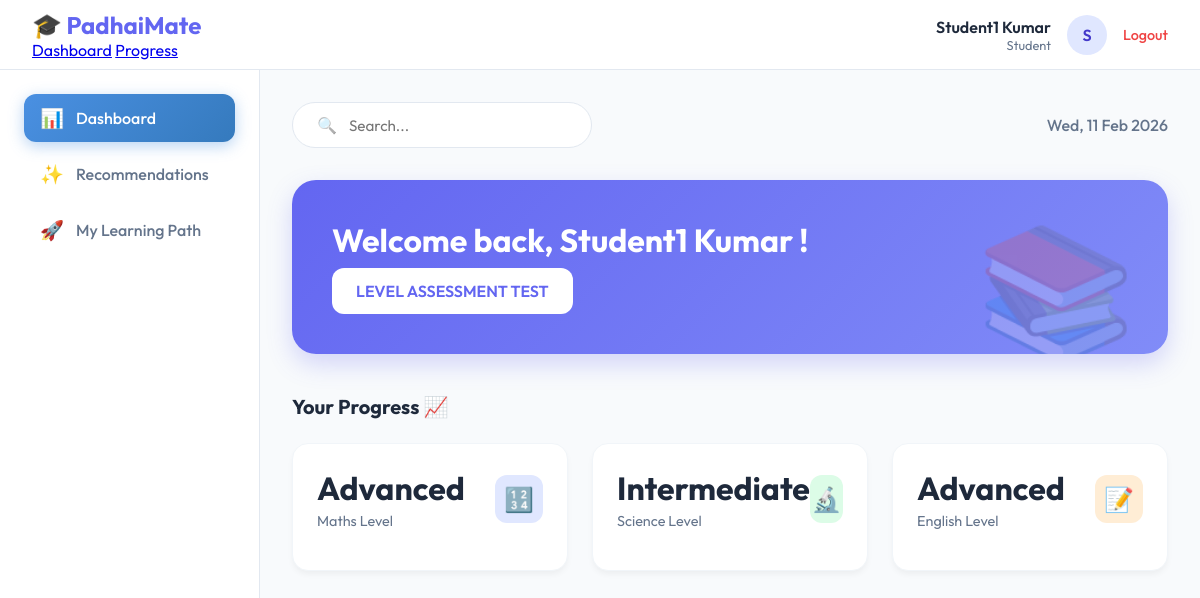
The page /account/student/student-dashboard (signed in) on the database as committed earlier.
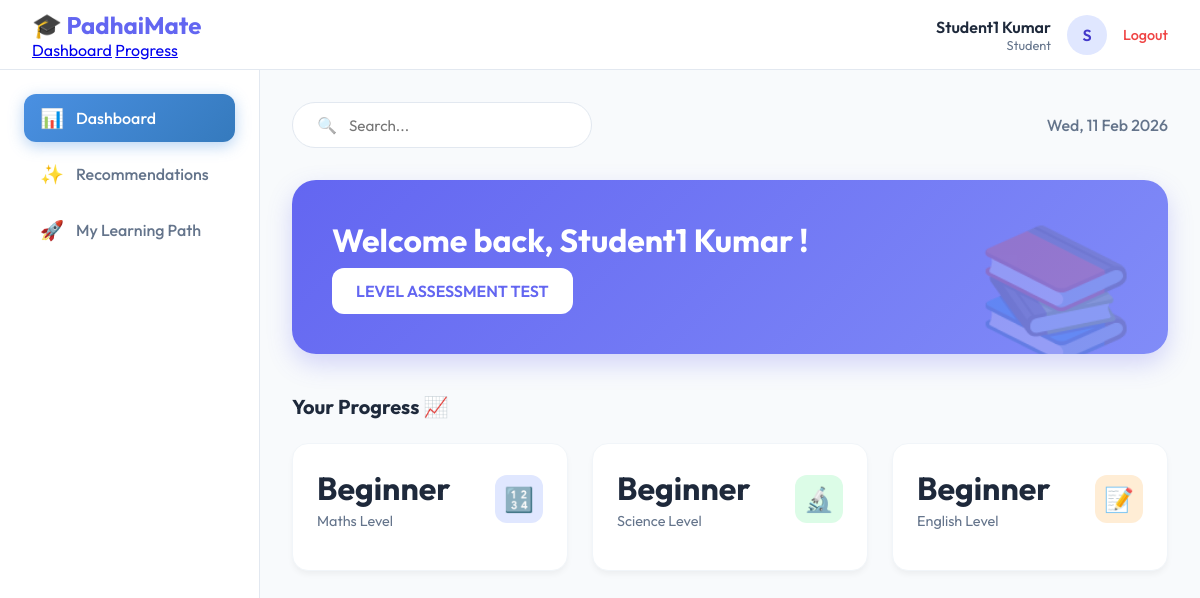
The same page on the database as committed later.
### student/models.py (models this page shows, shortened)
class StudentProfile(models.Model):
    user = models.OneToOneField(
        User,
        on_delete=models.CASCADE,
        related_name="student_profile"
    )
    student_class = models.IntegerField(choices=CLASS_CHOICES)
    maths_level = models.CharField(
        max_length=20,
        choices=[
            ("Beginner", "Beginner"),
            ("Intermediate", "Intermediate"),
            ("Advanced", "Advanced"),
        ],
        default="Beginner"
    )
    science_level = models.CharField(
        max_length=20,
        choices=[
            ("Beginner", "Beginner"),
            ("Intermediate", "Intermediate"),
            ("Advanced", "Advanced"),
        ],
        default="Beginner"
    )
    english_level = models.CharField(
        max_length=20,
        choices=[
            ("Beginner", "Beginner"),
            ("Intermediate", "Intermediate"),
            ("Advanced", "Advanced"),
        ],
        default="Beginner"
    )

### student/views.py (the view)
# urls.py: path('student-dashboard', views.dashboard, name='student-dashboard'),
@login_required
def dashboard(request):
    if request.session.get("clear_answers"):
        request.session.pop("answers", None)
        request.session.pop("clear_answers", None)
    first_name = request.user.first_name
    last_name = request.user.last_name
    current_date = datetime.now()
    test_result = request.session.get("last_test_result")
    overall_level = request.session.get("overall_level")
    student_profile = request.user.student_profile
    maths_level = student_profile.maths_level
    science_level = student_profile.science_level
    english_level = student_profile.english_level
    parameters = {
        'first_name': first_name,
        'last_name': last_name,
        'current_date': current_date,
        'test_result': test_result,
        'overall_level': overall_level,
        'maths_level': maths_level,
        'science_level': science_level,
        'english_level': english_level,
    }
    return render(request, 'student/student-dashboard.html', parameters)

### notifications/context_processors.py (called while the page is built)
def notification_count(request):
    if request.user.is_authenticated:
        unread_count = Notification.objects.filter(
            user=request.user,
            is_read=False
        ).count()
    else:
        unread_count = 0
    return {
        'unread_count': unread_count
    }

### templates/student/student-dashboard.html (shortened to what the changed rows need)
<!doctype html>
{% load static %}
<html lang="en">
<head>
</head>
<body>
  <div class="app-container">
    <main class="main-content">
      <div class="welcome-section">
        <div class="welcome-text">
          <h1>
            Welcome back, {% if user.first_name %} {{ user.first_name }} {{user.last_name }} {% else %} {{ user.username}} {% endif %} !
          </h1>
        </div>
      </div>
      <h2 class="section-title" id="progress">Your Progress 📈</h2>
      <div class="stats-grid">
        <div class="stat-card">
          <div class="stat-header">
            <div>
              <div class="stat-value">{{ maths_level }}</div>
              <div class="stat-label">Maths Level</div>
            </div>
          </div>
        </div>
        <div class="stat-card">
          <div class="stat-header">
            <div>
              <div class="stat-value">{{ science_level }}</div>
              <div class="stat-label">Science Level</div>
            </div>
          </div>
        </div>
        <div class="stat-card">
          <div class="stat-header">
            <div>
              <div class="stat-value">{{ english_level }}</div>
              <div class="stat-label">English Level</div>
            </div>
          </div>
        </div>
      </div>
    </main>
  </div>
</body>
</html>

Rows that differ between the two databases and show on the page:
changed StudentProfile: maths_level "Advanced" → "Beginner"; science_level "Intermediate" → "Beginner"; english_level "Advanced" → "Beginner"
